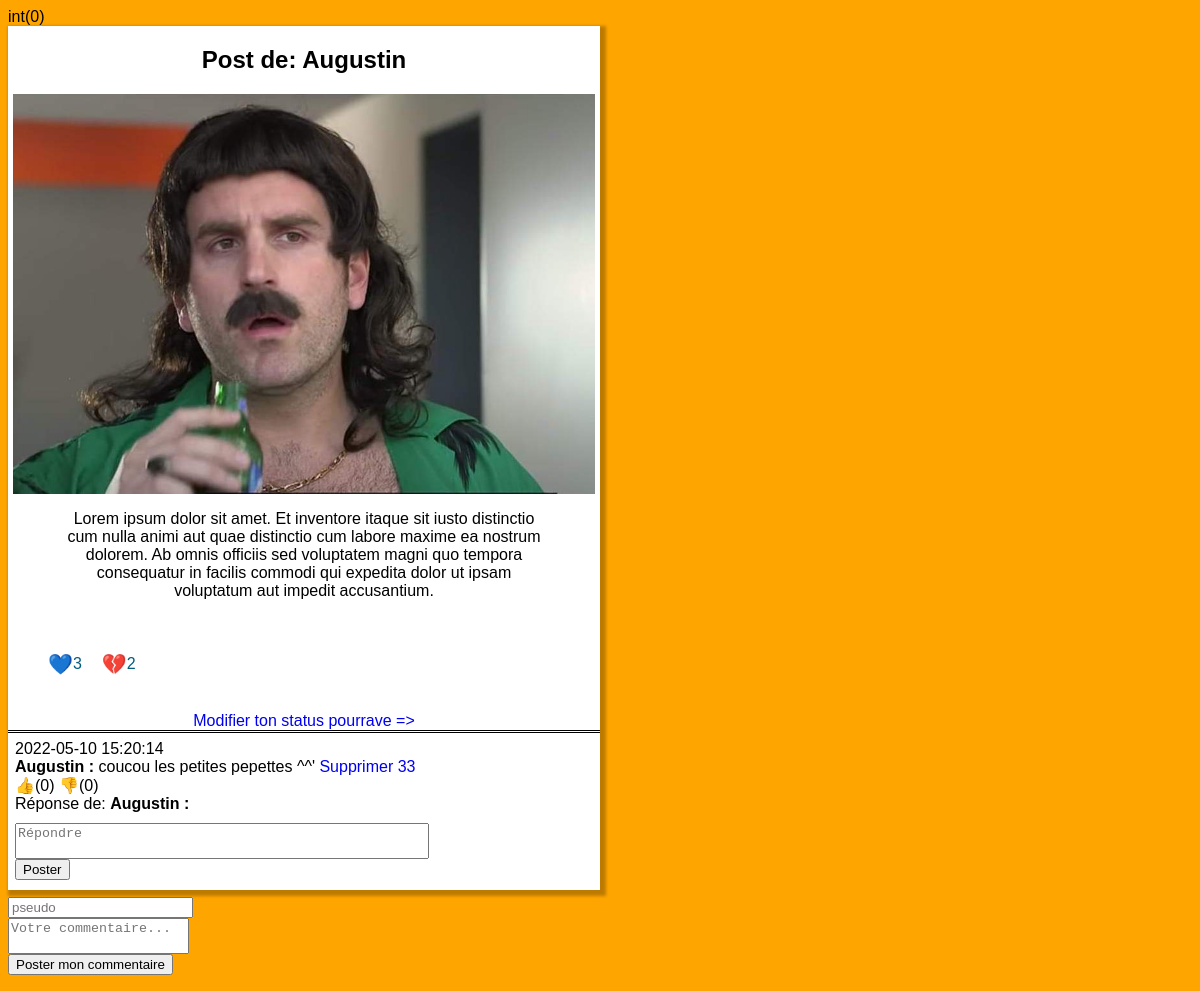
The page /commentaire.php?id=8 on the database its author committed.
### tables this page shows
CREATE TABLE `article` (
  `id` int(11) NOT NULL,
  `token` varchar(255) NOT NULL,
  `titre` varchar(255) DEFAULT NULL,
  `contenu` text NOT NULL,
  `date_time_publication` datetime NOT NULL,
  `date_time_edition` datetime NOT NULL DEFAULT CURRENT_TIMESTAMP
);

CREATE TABLE `commentaire` (
  `id` int(11) NOT NULL,
  `pseudo` varchar(255) NOT NULL DEFAULT 'NOT NULL',
  `commentaires` text NOT NULL,
  `id_article` int(11) NOT NULL,
  `date_time_comment` datetime NOT NULL DEFAULT CURRENT_TIMESTAMP
);

### commentaire.php (the view, shortened to what this page needs)
<link rel="stylesheet" href="style/commentaire.css">
<?php
$bdd = new PDO("mysql:host=localhost:8889;dbname=shiba_db", 'root', 'root');
if (isset($_GET['id']) and !empty($_GET['id'])) {
    $getid = htmlspecialchars($_GET['id']);
    $article = $bdd->prepare('SELECT * FROM article WHERE id = ? ');
    $article->execute(array($getid));
    $article = $article->fetch();
    $likes = $bdd->prepare('SELECT id FROM likes WHERE id_article = ?');
    $likes->execute(array($getid));
    $likes = $likes->rowCount();
    $dislikes = $bdd->prepare('SELECT id FROM dislikes WHERE id_article = ?');
    $dislikes->execute(array($getid));
    $dislikes = $dislikes->rowCount();
    $commentaires = $bdd->prepare('SELECT * FROM commentaire WHERE id_article = ? ORDER BY id DESC');
    $commentaires->execute(array($getid));
    $com = $bdd->prepare('SELECT * FROM commentaire WHERE id = ?');
    $com->execute(array($getid));
    $com = $com->fetch();
    $likescom = $bdd->prepare('SELECT id FROM likes_com WHERE id_com = ?');
    $likescom->execute(array($getid));
    $likescom = $likescom->rowCount();
    $dislikescom = $bdd->prepare('SELECT id FROM dislikes_com WHERE id_com = ?');
    $dislikescom->execute(array($getid));
    $dislikescom = $dislikescom->rowCount();
?>
<?php var_dump($likescom) ?>
<div class="post">
    <div class="card">
        <div class="titre">
            <h2>Post de: <?= $article['titre']?></h2>
        </div>
        <div class="image">
            <img src="miniatures/<?= $getid ?>.jpg">
        </div>
        <div class="contenu">
            <p> <?= $article['contenu'] ?> </p>
        </div>
        <div class="tools">
            <ul>
                <li><a href="php/action.php?t=1like&id=<?= $article['id'] ?>"><p>&#128153;</p></a><?= $likes ?></li>
                <li><a href="php/action.php?t=2dislike&id=<?= $article['id'] ?>"><p>&#128148;</p></a><?= $dislikes ?></li>
            </ul>
        </div>
        <a href="redaction.php?edit=<?= $article['id'] ?>">Modifier ton status pourrave =></a>
    </div>
    <?php while ($c = $commentaires->fetch()) { ?>
    <div class="comment_card">
        <?= $c['date_time_comment'] ?><br />
        <b><?= $c['pseudo'] ?> :</b> <?= $c['commentaires'] ?>
        <a href="supprimer.php?id=<?= $c['id'] ?>"> Supprimer <?= $c['id'] ?></a><br />
        <a href="php/action_com.php?t=1like&id=<?= $article['id'] ?>">&#128077;</a>(<?= $likescom ?>)
        <a href="php/action_com.php?t=2dislike&id=<?= $article['id'] ?>">&#128078;</a>(<?= $dislikescom ?>)<br />
        Réponse de: <b><?= $c['pseudo'] ?> :</b> <?= $c['reponse'] ?>
        <form method="POST" class="comment_bis">
            <textarea class="comment_bis" name="reponse" placeholder="Répondre"></textarea>
            <a href="php/reponse.php?id=<?= $com['id'] ?>"><input type="submit" value="Poster" name="repondre"></a>
        </form>
        <br />
     </div>
    </div>
            <?php } ?>
    <form method="POST">
        <input type="text" name="pseudo" placeholder="pseudo"></br>
        <textarea name="comment" placeholder="Votre commentaire..."></textarea></br>
        <input type="submit" value="Poster mon commentaire" name="submit_commentaire">
    </form>
<?php
}
?>

### style/commentaire.css (style rules this page uses)
.post { width: 50%; background-color: white; box-shadow:3px 3px 3px 3px rgba(0, 0, 0, 0.26); }
.card { background-color: white; width: 100%; height: auto; text-align: center; border-style: none none double none; }
.titre { display: flex; align-items: center; justify-content: center; }
.contenu { border-radius: 0; width: 80%; background-color: white; margin-left: 10%; }
.tools { display: flex; width: 100%; }
ul { display: flex; color: rgb(0, 92, 128); }
ul > * { list-style-type: none; }
a { text-decoration: none; }
li { margin-right: 20px; display: flex; align-items: center; }
li > * { font-size: 20px; cursor: pointer; }
textarea { resize: none; }
img { max-width: 100%; max-height: 400px; }
.comment_card { width: 70%; height: 150px; margin: 7px; background-color: white; }
.comment_bis { width: 100%; margin-top: 5px; height: auto; }

### rows shown on the page
article: titre "Augustin", contenu "Lorem ipsum dolor sit amet. Et inventore itaque sit iusto distinctio cum nulla animi aut quae distinctio cum labore maxime ea nostrum dolorem. Ab omnis officiis sed voluptatem magni quo tempora consequatur in facilis commodi qui expedita dolor ut ipsam voluptatum aut impedit accusantium."
commentaire: date_time_comment "2022-05-10 15:20:14", pseudo "Augustin", commentaires "coucou les petites pepettes ^^'", id "33"

### other values the page prints
$likes "3"
$dislikes "2"
